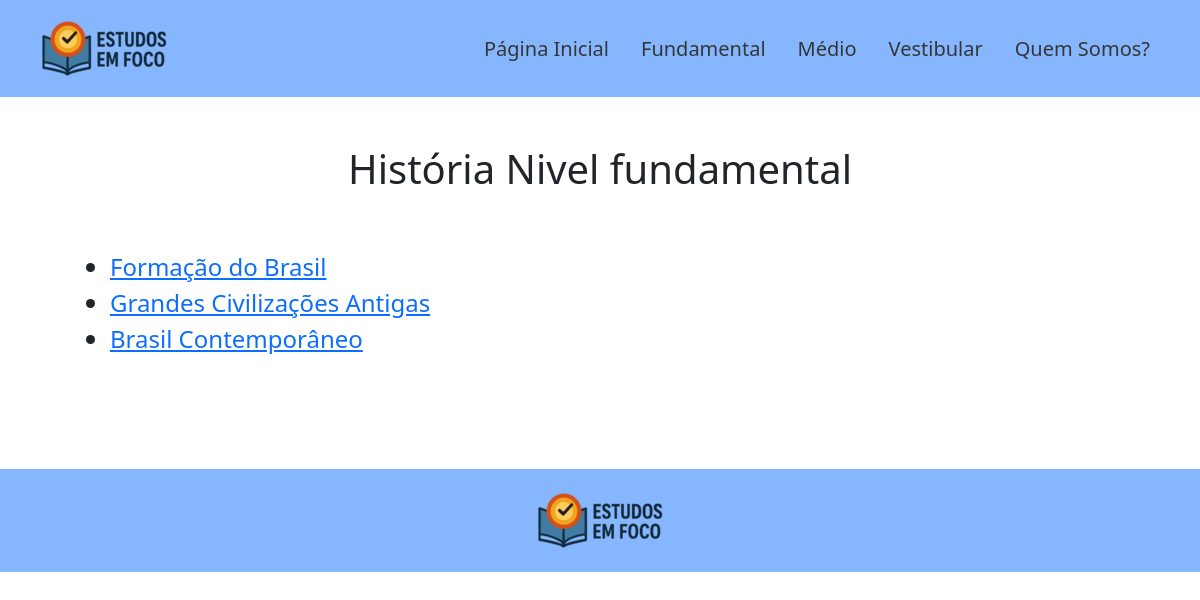
Page /materia.php?escolaridade=fundamental&materia=História on the committed database.
### tables this page shows
CREATE TABLE IF NOT EXISTS `topicos` (
  `id` int NOT NULL AUTO_INCREMENT,
  `materia_id` int NOT NULL,
  `nome` varchar(100) NOT NULL,
  `descricao` text NOT NULL,
  PRIMARY KEY (`id`),
  KEY `materia_id` (`materia_id`),
  CONSTRAINT `topicos_ibfk_1` FOREIGN KEY (`materia_id`) REFERENCES `materias` (`id`)
);

### materia.php (the view)
<?php
    include('includes/header.php');
    include('includes/conexao.php');
    $escolaridade = $_GET['escolaridade'] ?? '';
    $materia = $_GET['materia'] ?? '';
    $topicos = $conexao->prepare("
        SELECT t.id, t.nome, t.descricao
        FROM topicos t
        JOIN materias m ON t.materia_id = m.id
        JOIN escolaridades e ON m.escolaridade_id = e.id
        WHERE e.nome = ? AND m.nome = ?
    ");
    $topicos->bind_param('ss', $escolaridade, $materia);
    $topicos->execute();
    $topicos = $topicos->get_result();
?>
<h1 class="text-center"><?php echo $materia . ' Nivel ' . $escolaridade?></h1>
<article class="container p-5">
<ul class="fs-4">
    <?php
        if($topicos->num_rows > 0){
            while($linha = $topicos->fetch_assoc()){
                echo '<li><a href="explicacao.php?topico=' . $linha['id'] . '">' . $linha['nome']; '</a>';
            }
        }else{
            echo 'Topicos dessa máteria ainda não estão disponíveis';
        }
    ?>
</ul>
</article>
<?php include('includes/footer.php') ?>

### rows in the picture
topicos: nome "Formação do Brasil"
topicos: nome "Grandes Civilizações Antigas"
topicos: nome "Brasil Contemporâneo"

### other values in the picture
$materia "História"
$escolaridade "fundamental"
